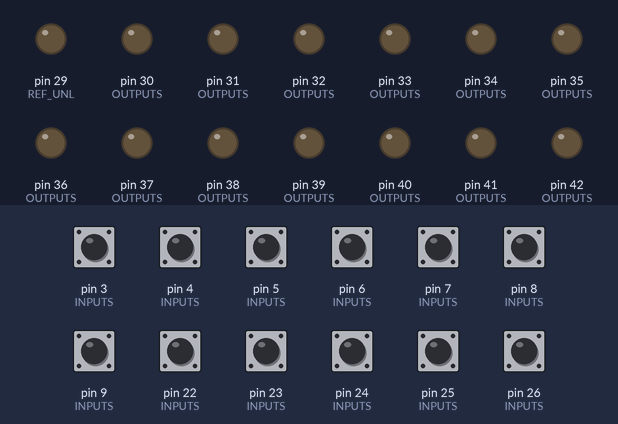
The sketch below on a simulated Arduino Mega 2560, built with avr-gcc and run on an emulated ATmega2560. Shown: output pins drawn as LEDs (lit = HIGH). The test bench sets the inputs (shaded band); at power-on: pin 3 (INPUTS), pin 4 (INPUTS), pin 5 (INPUTS), pin 6 (INPUTS), pin 7 (INPUTS), pin 8 (INPUTS), pin 9 (INPUTS), pin 22 (INPUTS), pin 23 (INPUTS), pin 24 (INPUTS), pin 25 (INPUTS), pin 26 (INPUTS) HIGH.

Above: at 1.2 s.
1.3 s: pin 6 (INPUTS) pulled LOW for 0.15 s
At 2.1 s:
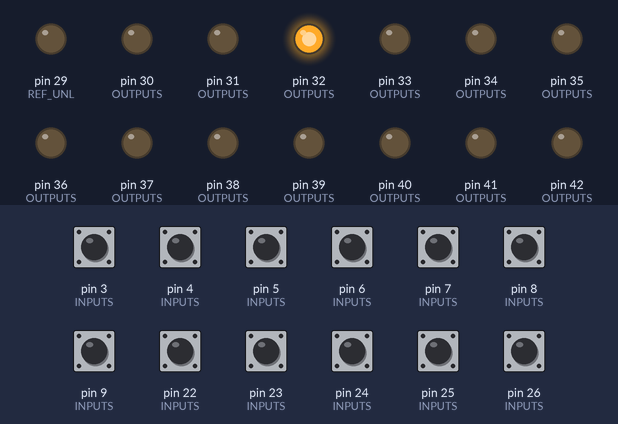
2.9 s: pin 9 (INPUTS) pulled LOW for 0.15 s
At 3.3 s:
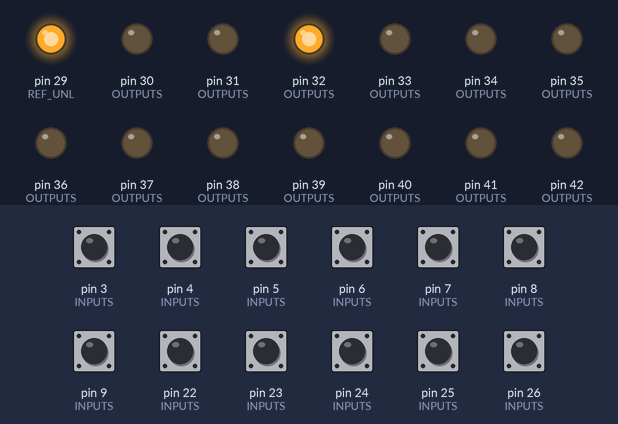
4.5 s: pin 4 (INPUTS) pulled LOW for 0.15 s
At 5.7 s:
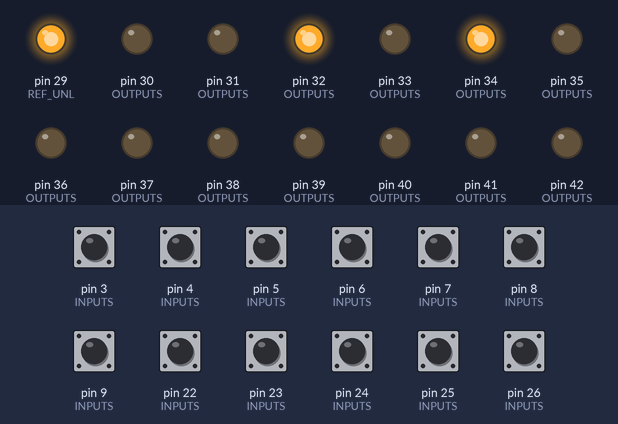
6.1 s: pin 7 (INPUTS) pulled LOW for 0.15 s
At 6.9 s:
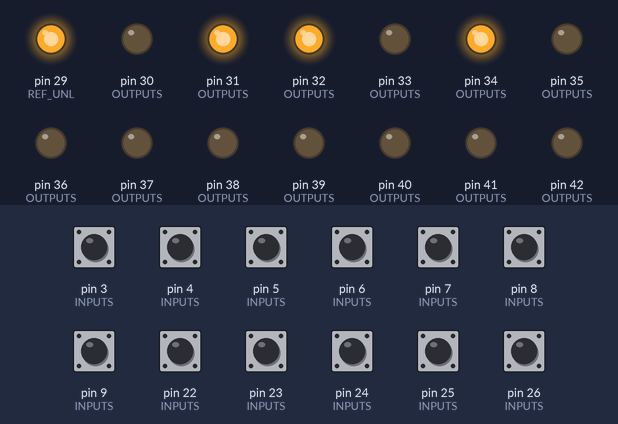
7.7 s: pin 8 (INPUTS) pulled LOW for 0.15 s
At 8.1 s:
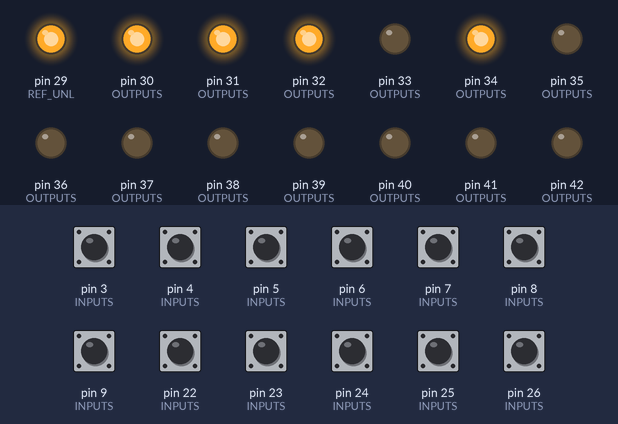
9.3 s: pin 5 (INPUTS) pulled LOW for 0.15 s
At 10.6 s:
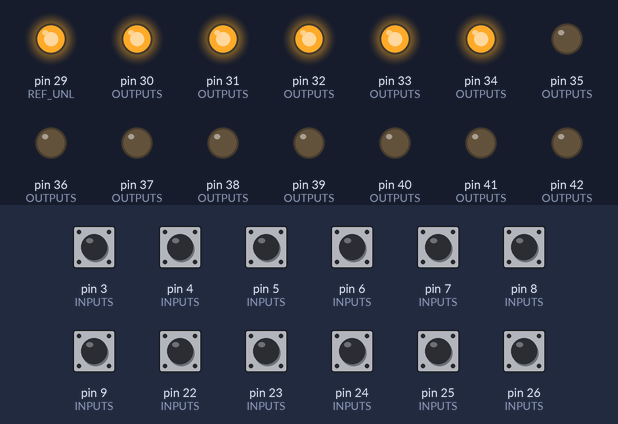
Timing chart, 0 to 11.9 s (numbered marks = the images above; inputs shaded):
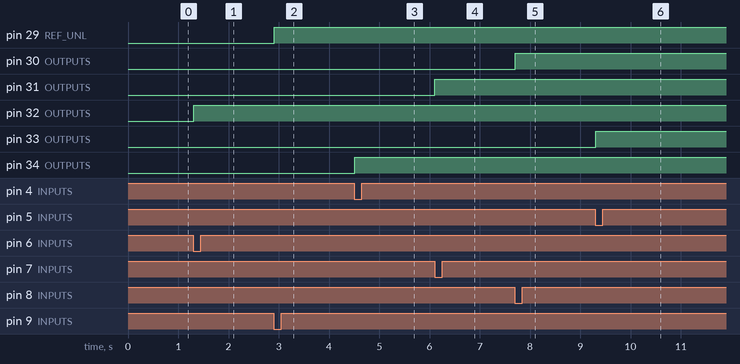

The sketch:

dsc.ino
```cpp
/* Evento comicon disneychanell
 * DSC
 * MEGA, botones UNL20003 y rele
 * 5/12/18
 */

//CONSTANTES
//EDITABLE
#define SPRINT              false
#define N_PASOS             1
#define TIEMPO_PARPADEO     4000
#define TIEMPO_RESET        3000
#define TIEMPO_FIN          10000
#define CL                  43
#define CB                  44
#define UNL1                29
#define UNL2                30
#define UNL3                31
#define UNL4                32
#define UNL5                33
#define UNL6                34
#define UNL7                35
#define UNL8                36
#define UNL9                37
#define UNL10               38
#define UNL11               39
#define UNL12               40
#define UNL13               41
#define UNL14               42
#define RCMFIN              45
#define B1                  9
#define B2                  8
#define B3                  7
#define B4                  6
#define B5                  5
#define B6                  4
#define B7                  3
#define B8                  22
#define B9                  23
#define B10                 24
#define B11                 25
#define B12                 26
#define B13                 27
#define B14                 28

#define DS  0


const int N_INPUTS = 15;
const int INPUTS[N_INPUTS] = {CB,B1,B2,B3,B4,B5,B6,B7,B8,B9,B10,B11,B12,B13,B14};
const int INPUTS_ISTATE[N_INPUTS] = {1,1,1,1,1,1,1,1,1,1,1,1,1,1,1};
const int N_OUTPUTS = 16;
const int OUTPUTS[N_OUTPUTS] = {CL,RCMFIN,UNL1, UNL2, UNL3, UNL4, UNL5, UNL6, UNL7,UNL8,UNL9,UNL10,UNL11,UNL12,UNL13,UNL14};
const int OUTPUTS_ISTATE[N_OUTPUTS] = {0,1,0,0,0,0,0,0,0,0,0,0,0,0,0,0};

//GLOBALES
int lugar_secuencia = 0;
const int LARGO_SECUENCIA = 12;
const int SECUENCIA [LARGO_SECUENCIA] ={3,0,5,2,1,4,9,6,7,10,11,8};
const int REF = 1;
const int REF2 = B8;
const int REF_UNL = UNL1;
const int N_BOTO = 12;
int bot_ant = 100;
//NO EDITABLE
int paso_actual = 0;
int paso_anterior = 0;
unsigned long timer_print = 0;
unsigned long control_timer = 0;
int contador_control = 0;
////////////////////////////////////SETUP///////////////////////////////
//NO EDITABLE
void setup() {
  if(SPRINT){Serial.begin(9600);}
//declara entradas
  for(int a = 0;a < N_INPUTS;a++){
    pinMode(INPUTS[a] , INPUT);
    digitalWrite(INPUTS[a] , INPUTS_ISTATE[a]);
  }
//declara salidas
  for(int a = 0;a < N_OUTPUTS;a++){
    pinMode(OUTPUTS[a] , OUTPUT);
    digitalWrite(OUTPUTS[a] , OUTPUTS_ISTATE[a]);
  }

//EDITABLE
}

///////////////////////////////////////LOOP//////////////////////////////////////////
void loop() {
  boolean change = false;
 // paso_actual = control_base(paso_actual);
  if(paso_anterior != paso_actual){change = true;paso_anterior = paso_actual;}
  paso_actual = game(paso_actual,change);
 // showme();
}

//NO EDITABLE
int control_base(int paso_actual)
{
  if((millis() - control_timer) > (TIEMPO_PARPADEO/((paso_actual+1)*2)))
  {
    if(contador_control % 2 == 0){
        if(contador_control >= paso_actual*2){digitalWrite(CL , LOW);}else{digitalWrite(CL , HIGH);}
        }else{
          digitalWrite(CL , LOW);}
    contador_control++;
    if(contador_control > (paso_actual+1)*2){contador_control = 0;}
    }

  if(check(0,CB,DS)){
    digitalWrite(CL , HIGH);
    unsigned long reset_timer = millis();
    boolean check_reset = true;
    boolean reset_resu = false;
    while(check_reset){
      check_reset = check(0,CB,DS);
      if((millis() - reset_timer) > TIEMPO_RESET){
        check_reset = false;
        reset_resu = true;
        }
      }
    if(reset_resu){paso_actual = 0;}else{paso_actual++;}
    }
  return paso_actual;
}

boolean check (boolean cual, int entrada, int ds)
{
  boolean resu = false;
  int contador = 0;
  if(cual){ while(digitalRead(entrada) == 1 && resu == false){contador++;if(contador == 1500){resu = true;}}
  }else{    while(digitalRead(entrada) == 0 && resu == false){contador++;if(contador == 1500){resu = true;}}}
  return resu;
}

//EDITABLE

int game(int paso_actual, boolean change)
{
  switch(paso_actual){

    case 0:
      if(change){reset_game();}
      for(int i = 0; i < N_BOTO;i++){
        if(check(0,INPUTS[REF+i],DS) && bot_ant != i){
          bot_ant = i;
          if(SECUENCIA[lugar_secuencia] == i){
            digitalWrite(REF_UNL+i,HIGH);
            lugar_secuencia++;
            }else {
              for(int i = 0; i < N_BOTO;i++){digitalWrite(REF_UNL+i,LOW);lugar_secuencia = 0;}}
        }

        }
      if(lugar_secuencia == LARGO_SECUENCIA){paso_actual++;}
      break;

    }
//FIN
  if(paso_actual >= N_PASOS){paso_actual = 0;digitalWrite(RCMFIN,LOW);delay(TIEMPO_FIN);reset_game();}

  return paso_actual;

}

void reset_game()
{
    for(int a = 0;a < N_OUTPUTS;a++){
    digitalWrite(OUTPUTS[a] , OUTPUTS_ISTATE[a]);
  }
  lugar_secuencia = 0;
}

void showme ()
{
  if(SPRINT && millis() - timer_print > 1000)
  {
    Serial.println("------NUEVA MEDICION------");
    //Serial.print("Actual: ");
    //Serial.println(actual);
    timer_print = millis();
    }
  }
```

Measured:
- after the input at 1.3 s, pin 32 (OUTPUTS): LOW → HIGH at once
- after the input at 2.9 s, pin 29 (REF_UNL): LOW → HIGH at once
- after the input at 4.5 s, pin 34 (OUTPUTS): LOW → HIGH at once
- after the input at 6.1 s, pin 31 (OUTPUTS): LOW → HIGH at once
- after the input at 7.7 s, pin 30 (OUTPUTS): LOW → HIGH at once
- after the input at 9.3 s, pin 33 (OUTPUTS): LOW → HIGH at once
